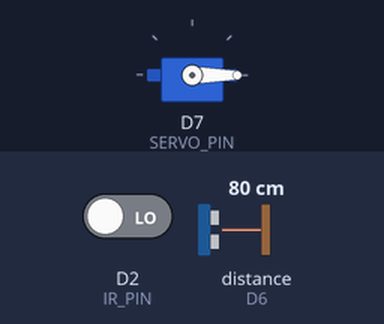
Recording of a sketch running on a simulated ESP8266 (NodeMCU). Parts: servo. Wiring (inferred from the names in the program): ultrasonic range finder: trigger D5; echo D6. Inputs (shaded band) come from the test bench; at power-on: distance to the obstacle (sensor on D6) 80 cm, D2 (IR_PIN) LOW. The echo pulse lasts 58.3 µs per cm; WiFi joins after 1.5 s; servers stay silent unless stated.

Above: at 3.0 s.
3.1 s: distance to the obstacle (sensor on D6) set to 23 cm
4.6 s: distance to the obstacle (sensor on D6) set to 19 cm
At 5.1 s:
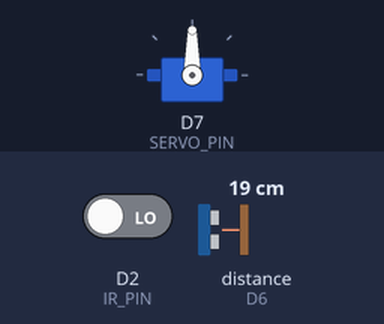
6.1 s: distance to the obstacle (sensor on D6) set to 35 cm
At 9.1 s:
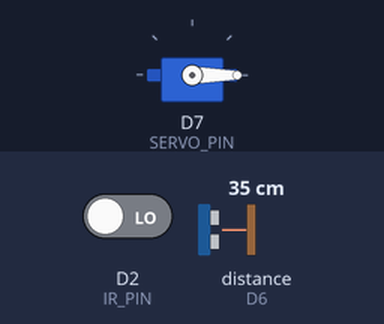
9.2 s: distance to the obstacle (sensor on D6) set to 2 cm
At 9.8 s:
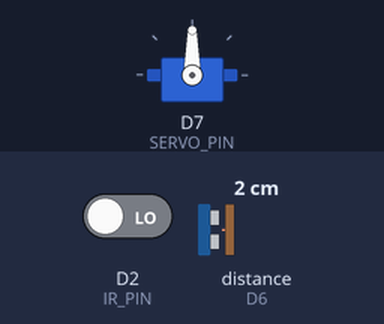
Timing chart, 0 to 11.7 s (numbered marks = the images above; inputs shaded):
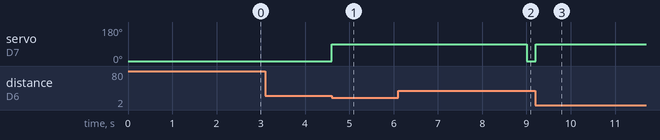

Measured:
- the behaviour switches between 21 and 20 cm on distance to the obstacle (sensor on D6) (found by bisection; images 0 and 1)
- after the input at 3.1 s, every drawn part: stays the same
- after the input at 4.6 s, servo on D7 (SERVO_PIN): 0° → 90° at once
- after the input at 6.1 s, servo on D7 (SERVO_PIN): 90° → 0° after 2.9 s
- after the input at 9.2 s, servo on D7 (SERVO_PIN): 0° → 90° at once

The sketch:

smart_dustbin.ino
```cpp
/*
  Smart Dustbin (NodeMCU ESP8266 + Blynk IoT)

  - Ultrasonic sensor (HC-SR04) detects a person near the dustbin
  - Servo motor opens the lid, and closes it a few seconds after the person leaves
  - IR sensor inside the dustbin detects when the garbage reaches the top
  - When the dustbin is full, a notification is sent to the phone through Blynk

  Board in Arduino IDE: "NodeMCU 1.0 (ESP-12E Module)"
  Board package: "esp8266" by ESP8266 Community (Boards Manager)
  Library: "Blynk" by Volodymyr Shymanskyy (Library Manager). The Servo library comes with the ESP8266 package.

  ================= WIRING (power OFF while connecting; common GND everywhere) =================
  HC-SR04 ultrasonic sensor:
    VCC  -> NodeMCU VIN (5V)
    GND  -> NodeMCU GND
    TRIG -> NodeMCU D5
    ECHO -> NodeMCU D6 through a voltage divider (ECHO -> 1k ohm -> D6, and D6 -> 2k ohm -> GND)
            (ECHO gives 5V, the NodeMCU pins are 3.3V, so the divider protects the board)

  Servo motor (lid):
    Signal (orange/yellow) -> NodeMCU D7
    VCC (red)              -> 5V (NodeMCU VIN or a separate 5V supply)
    GND (brown/black)      -> GND (common with NodeMCU)

  IR obstacle sensor (mounted inside the dustbin, near the top, pointing at the garbage level):
    OUT -> NodeMCU D2
    VCC -> NodeMCU 3V3
    GND -> NodeMCU GND

  Power: 5V supply -> NodeMCU (micro-USB or VIN + GND)
  ===============================================================================================
  Full details with tables: see README.md
*/

// ---------- Blynk IoT settings (copy these from your Blynk Cloud console) ----------
#define BLYNK_TEMPLATE_ID   "YOUR_TEMPLATE_ID"
#define BLYNK_TEMPLATE_NAME "Smart Dustbin"
#define BLYNK_AUTH_TOKEN    "YOUR_AUTH_TOKEN"

#define BLYNK_PRINT Serial

#include <ESP8266WiFi.h>
#include <BlynkSimpleEsp8266.h>
#include <Servo.h>

// ---------- WiFi settings (change these) ----------
char ssid[] = "YOUR_WIFI_NAME";
char pass[] = "YOUR_WIFI_PASSWORD";

// ---------- Pins ----------
#define TRIG_PIN   D5   // GPIO14
#define ECHO_PIN   D6   // GPIO12
#define SERVO_PIN  D7   // GPIO13
#define IR_PIN     D2   // GPIO4

// ---------- Settings (tune these for your dustbin) ----------
const int  OPEN_DISTANCE_CM   = 20;     // open the lid when a person is closer than this
const int  LID_CLOSED_ANGLE   = 0;      // servo angle when the lid is closed
const int  LID_OPEN_ANGLE     = 90;     // servo angle when the lid is open
const unsigned long CLOSE_DELAY_MS  = 3000;   // keep the lid open this long after the person leaves
const unsigned long FULL_CONFIRM_MS = 3000;   // garbage must stay in front of the IR sensor this long = full
const bool IR_ACTIVE_LOW = true;        // Most IR sensor modules give LOW when they detect something.
                                        // If yours gives HIGH, set this to false.

Servo lidServo;
BlynkTimer timer;

bool lidOpen = false;
unsigned long lastNearTime = 0;
unsigned long fullSince = 0;
bool fullNotified = false;

// ---------- Ultrasonic distance in cm (returns 0 if no echo) ----------
long readDistanceCm() {
  digitalWrite(TRIG_PIN, LOW);
  delayMicroseconds(2);
  digitalWrite(TRIG_PIN, HIGH);
  delayMicroseconds(10);
  digitalWrite(TRIG_PIN, LOW);

  long duration = pulseIn(ECHO_PIN, HIGH, 25000);   // 25 ms timeout
  if (duration == 0) return 0;
  return duration * 0.034 / 2;
}

void openLid() {
  lidServo.write(LID_OPEN_ANGLE);
  lidOpen = true;
}

void closeLid() {
  lidServo.write(LID_CLOSED_ANGLE);
  lidOpen = false;
}

// ---------- Runs every 100 ms: open / close the lid ----------
void checkLid() {
  long d = readDistanceCm();
  bool personNear = (d > 0 && d < OPEN_DISTANCE_CM);

  if (personNear) {
    lastNearTime = millis();
    if (!lidOpen) openLid();
  } else if (lidOpen && (millis() - lastNearTime > CLOSE_DELAY_MS)) {
    closeLid();
  }
}

// ---------- Runs every 500 ms: is the dustbin full? ----------
void checkFull() {
  // Only check while the lid is closed, so a hand or garbage being dropped in doesn't trigger a false alarm
  if (lidOpen) {
    fullSince = 0;
    return;
  }

  bool detected = (digitalRead(IR_PIN) == (IR_ACTIVE_LOW ? LOW : HIGH));

  if (detected) {
    if (fullSince == 0) fullSince = millis();
    if (!fullNotified && (millis() - fullSince > FULL_CONFIRM_MS)) {
      // Event code "bin_full" must be created in the Blynk template (see README)
      Blynk.logEvent("bin_full", "Dustbin is full. Please empty it.");
      fullNotified = true;
    }
  } else {
    // Dustbin emptied: allow a new notification next time it fills up
    fullSince = 0;
    fullNotified = false;
  }
}

void setup() {
  Serial.begin(115200);

  pinMode(TRIG_PIN, OUTPUT);
  pinMode(ECHO_PIN, INPUT);
  pinMode(IR_PIN, INPUT);

  lidServo.attach(SERVO_PIN);
  closeLid();

  Blynk.begin(BLYNK_AUTH_TOKEN, ssid, pass);

  timer.setInterval(100L, checkLid);
  timer.setInterval(500L, checkFull);
}

void loop() {
  Blynk.run();
  timer.run();
}
```
